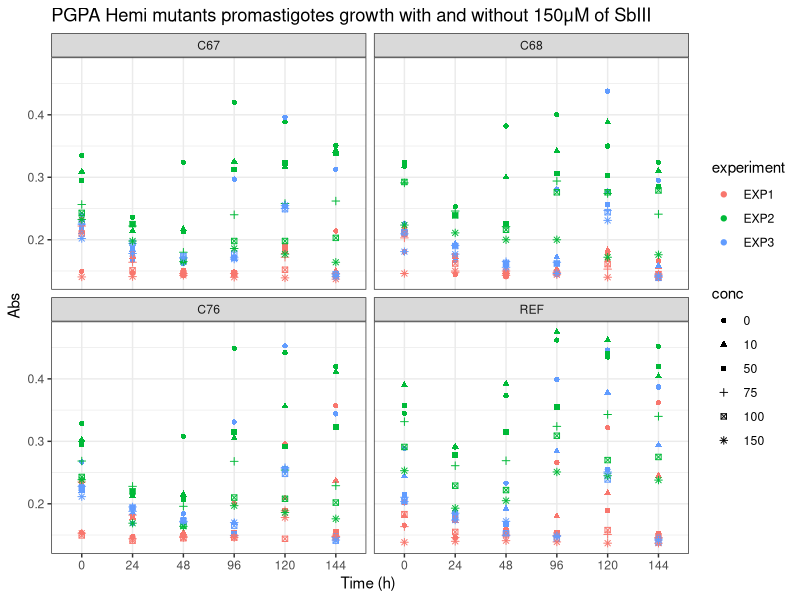
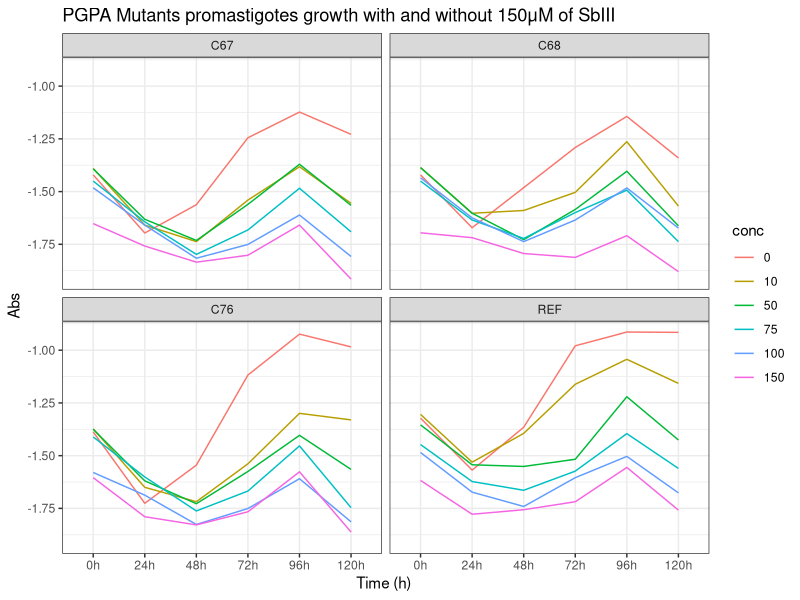
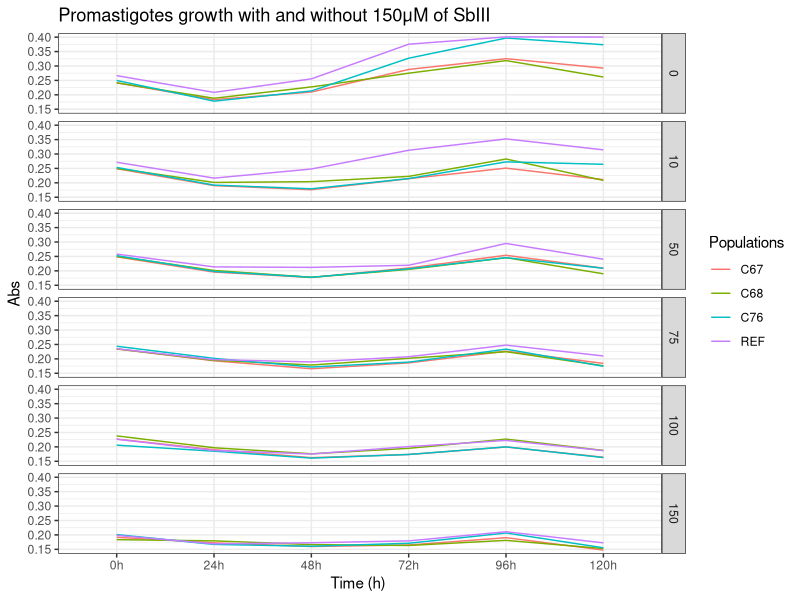
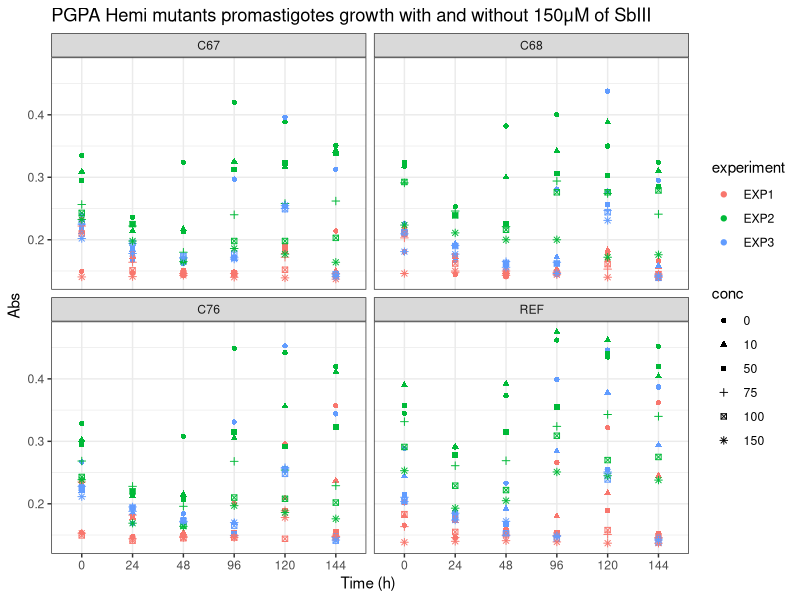
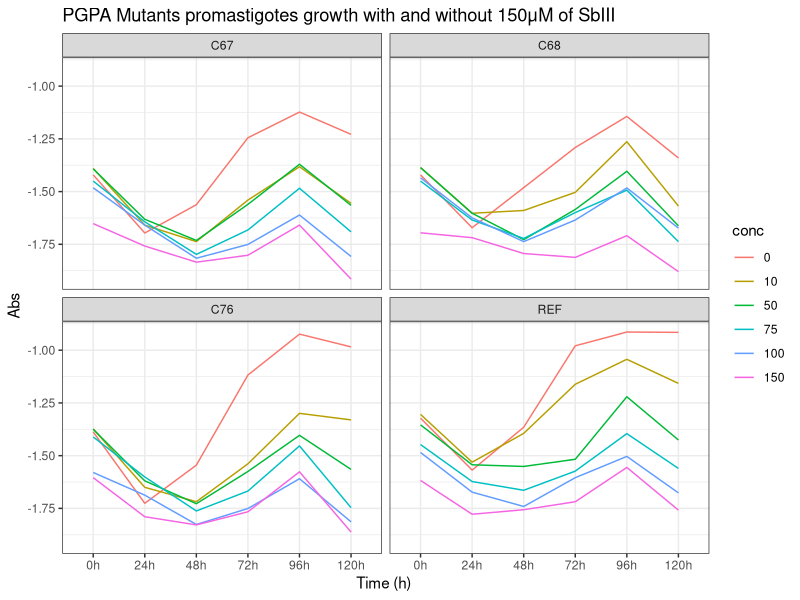
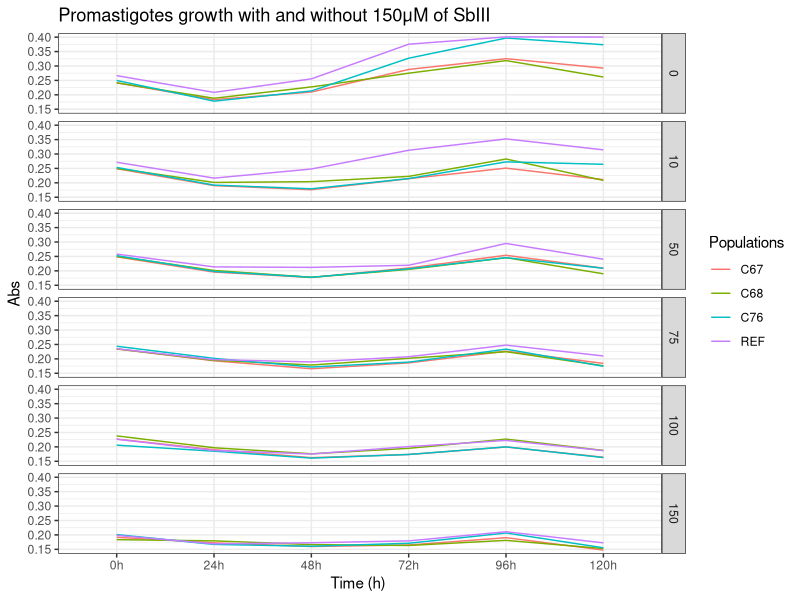

The R source for these figures, in order:
################################################################################
############## Data cleaning  - Growth Curves PGPA HKO clones  #################
################################################################################

library(dplyr)
library(ggplot2)


#Loading data
DataGC <- read.csv(file = "Data/Processed/DataGC.csv")

# Checking classes

sapply(DataGC, class)

DataGC$experiment <- as.factor(DataGC$experiment)
DataGC$conc <- as.factor(DataGC$conc)
# EDA

DataGC$tempo <- as.factor(DataGC$tempo)

DataGC_SUM_exp <- DataGC%>%
  group_by(pop, conc, tempo, experiment)%>%
  summarise(abs_exp = mean(abs), sd_value_abs_exp = sd(abs))

# Box-plot

GrowthC_DotPlot <- ggplot(DataGC_SUM_exp, aes(tempo, abs_exp, 
                                              shape = conc, 
                                              color = experiment)) +
  geom_point()+
  ggtitle("PGPA Hemi mutants promastigotes growth with and without 150μM of SbIII") +
  labs(x = " Time (h)  ", y = "Abs")+
  theme(plot.title = element_text(size = 14,face="bold"),
        axis.text.x = element_text(size = 10), 
        axis.text.y = element_text(size = 10),
        axis.title.x = element_text(size = 15),
        axis.title.y = element_text(size = 15))+
  facet_wrap(~pop, nrow = 2)+
  theme_bw()

GrowthC_DotPlot

ggsave("Figuras/01_GrowthC_DotPlot.png")
# Sumarizing

DataGC_sum <- DataGC%>%
  group_by(pop, conc, tempo)%>%
  summarise(mean_value = mean(abs), sd_value = sd(abs))

GrowthC_plot_Clone <- ggplot(DataGC_sum, aes(tempo, log(mean_value), group = conc)) +
  geom_line(aes(color = conc))+
  ggtitle("PGPA Mutants promastigotes growth with and without 150μM of SbIII") +
  labs(x = " Time (h)  ", y = "Abs")+
  theme(plot.title = element_text(size = 14,face="bold"),
        axis.text.x = element_text(size = 10), 
        axis.text.y = element_text(size = 10),
        axis.title.x = element_text(size = 15),
        axis.title.y = element_text(size = 15))+
  scale_x_discrete(labels = c("0h", "24h", "48h", "72h", "96h", "120h")) +
  facet_wrap(~pop, nrow = 2)+
  theme_bw()

GrowthC_plot_Clone
ggsave("Figuras/02_GrowthC_plot_Clone.png")

# Todas juntas


GrowthC_plot <- ggplot(DataGC_sum, aes(tempo, mean_value, group = pop)) +
  geom_line(aes(color  = pop), size = 0.5)+
  ggtitle("Promastigotes growth with and without 150μM of SbIII") +
  labs(x = " Time (h)  ", y = "Abs")+
  theme(plot.title = element_text(size = 14,face="bold"),
        axis.text.x = element_text(size = 10), 
        axis.text.y = element_text(size = 10),
        axis.title.x = element_text(size = 15),
        axis.title.y = element_text(size = 15))+
  scale_x_discrete(labels = c("0h", "24h", "48h", "72h", "96h","120h")) +
  facet_grid(DataGC_sum$conc)+
  theme_bw()

GrowthC_plot + labs(color = "Populations")
ggsave("Figuras/03_GrowthC_plot.png")

